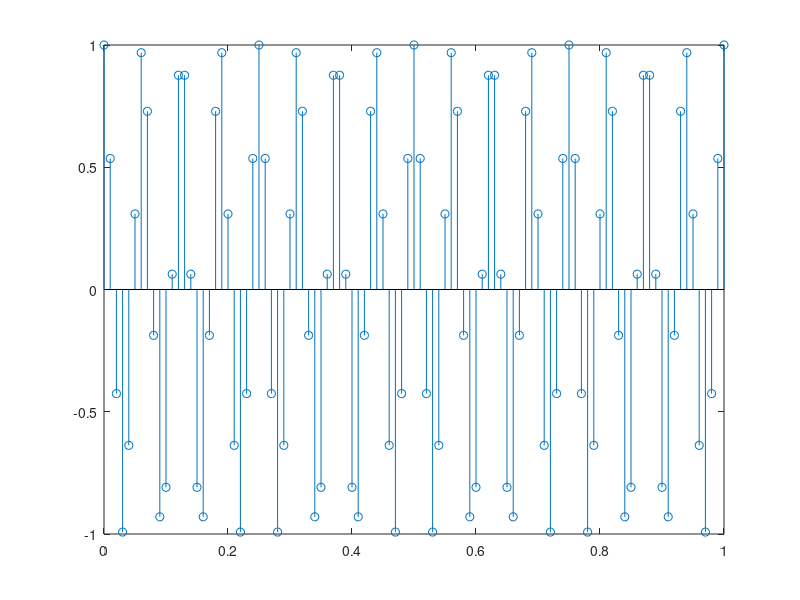

The MATLAB script that drew this image:
clc;
clear all;
close all;

sampleRate = 100;
samplePeriod = 1/sampleRate;
signalFreq = 16;
nT = 0:samplePeriod:1;
signal = cos(2*pi*signalFreq*nT);
stem(nT, signal)